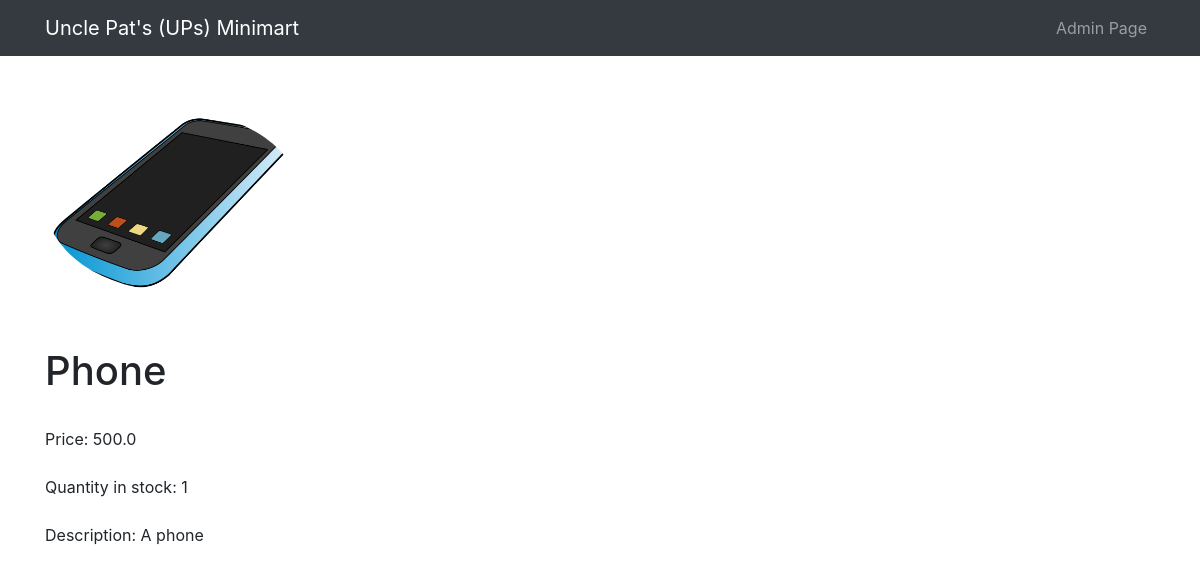
Screenshot of /items/2/ with the database file from the repository.
### online_store/models.py (models this page shows, shortened)
class Item(models.Model):
    name = models.CharField(max_length=60)
    price = models.FloatField(default=0)
    quantity = models.IntegerField(default=1)
    description= models.CharField(max_length=250, default='The ' + str(name), blank=True, null= True)
    image= models.ImageField(upload_to='uploads/', default='', blank=True, null= True)

### online_store/views.py (the view)
# urls.py: path("items/<int:id>/", views.detail, name="detail"),
def detail(request, id):
    item = get_object_or_404(Item, pk=id)
    return render(request, "online_store/detail.html", {"item": item})

### online_store/templates/online_store/detail.html
{% extends "online_store/base.html" %}
{% block content %}
<td><img style="margin-top:10%; height: 180px;" class="rounded-circle" src="{{item.image.url}}" alt=""></td>
<h1 style="margin-top:5%; width:100vh;">{{ item.name }}</h1>
<br>
<a style="margin-top:5%; width:100vh;">Price: {{ item.price }}</a>
<br>
<br>
<a style="margin-top:5%; width:100vh;">Quantity in stock: {{ item.quantity }}</a>
<br>
<br>
<a style="margin-top:5%; width:100vh;">Description: {{ item.description }}</a>
{% endblock content %}

### rows the page displays
Item: image (picture), name "Phone", price "500.0", quantity "1", description "A phone"
